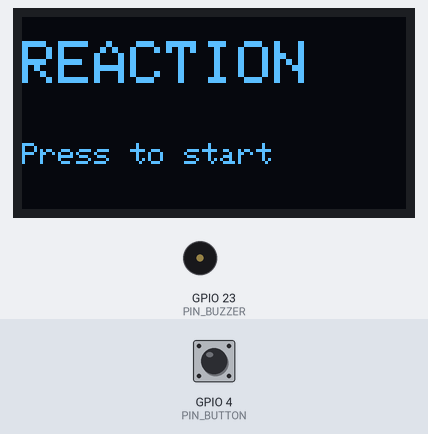
The program below on a simulated ESP32. On the bench: 128×64 one-colour display, buzzer (waves = sounding). The inputs (shaded band) are chosen by the test bench; at power-on: GPIO 4 (PIN_BUTTON) HIGH. Random numbers use the default seed unless the program sets one; what the program prints to the serial monitor is not drawn.

Above: at 1.2 s.
1.3 s: GPIO 4 (PIN_BUTTON) pulled LOW for 0.15 s
At 2.6 s:
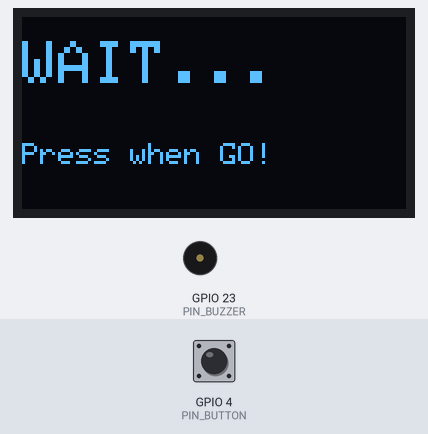
4.4 s: GPIO 4 (PIN_BUTTON) pulled LOW for 1 s
At 6.0 s:
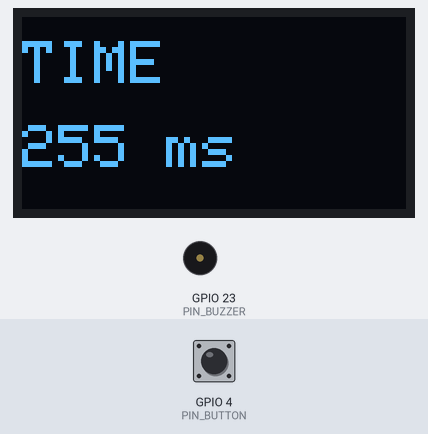
8.1 s: GPIO 4 (PIN_BUTTON) pulsed LOW 2 times (0.12 s each, 0.3 s apart)
At 9.4 s:
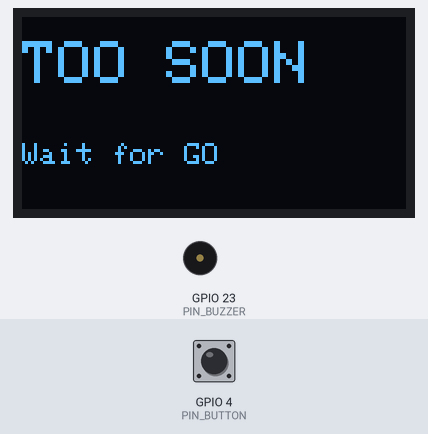
11.1 s: GPIO 4 (PIN_BUTTON) pulled LOW for 3.2 s
At 14.7 s:
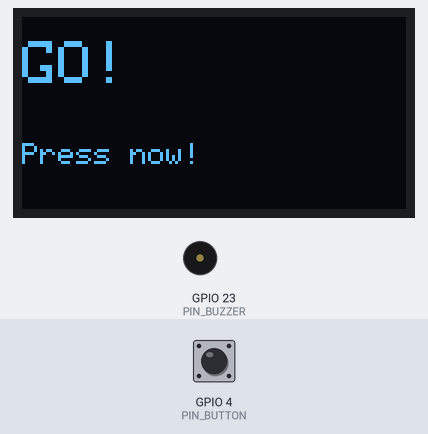
15.8 s: GPIO 4 (PIN_BUTTON) pulled LOW for 0.15 s
At 17.0 s:
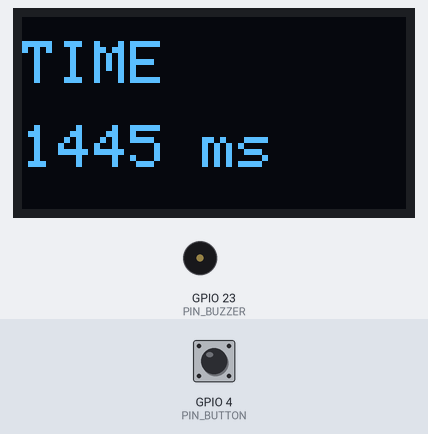
Timing chart, 0 to 18.4 s (numbered marks = the images above; inputs shaded):
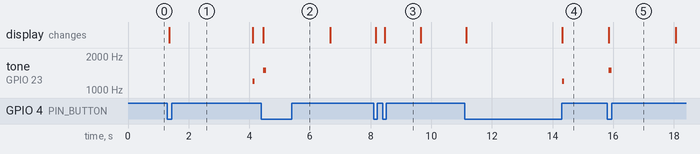

The program:

main.cpp
```cpp
#include <Adafruit_GFX.h>
#include <Adafruit_SSD1306.h>
#include <Arduino.h>
#include <Wire.h>
#include <esp_system.h>

static constexpr uint8_t PIN_BUTTON = 4;
static constexpr uint8_t PIN_BUZZER = 23;
static constexpr uint8_t PIN_SDA = 21;
static constexpr uint8_t PIN_SCL = 22;
static constexpr uint8_t OLED_WIDTH = 128;
static constexpr uint8_t OLED_HEIGHT = 64;

Adafruit_SSD1306 display(OLED_WIDTH, OLED_HEIGHT, &Wire, -1);
enum class GameState { Ready, Waiting, Timing, Result, FalseStart };
GameState gameState = GameState::Ready;
bool rawButtonState = HIGH;
bool stableButtonState = HIGH;
uint32_t buttonChangedAt = 0;
uint32_t deadline = 0;
uint32_t reactionStartedAt = 0;
uint32_t reactionMs = 0;

void initBuzzer() {
#if defined(ESP_ARDUINO_VERSION_MAJOR) && ESP_ARDUINO_VERSION_MAJOR >= 3
  ledcAttach(PIN_BUZZER, 2000, 8);
#else
  ledcSetup(0, 2000, 8);
  ledcAttachPin(PIN_BUZZER, 0);
#endif
}

void beep(uint16_t frequency, uint16_t durationMs) {
#if defined(ESP_ARDUINO_VERSION_MAJOR) && ESP_ARDUINO_VERSION_MAJOR >= 3
  ledcWriteTone(PIN_BUZZER, frequency);
#else
  ledcWriteTone(0, frequency);
#endif
  delay(durationMs);
#if defined(ESP_ARDUINO_VERSION_MAJOR) && ESP_ARDUINO_VERSION_MAJOR >= 3
  ledcWriteTone(PIN_BUZZER, 0);
#else
  ledcWriteTone(0, 0);
#endif
}

void showMessage(const char* title, const char* detail = "") {
  display.clearDisplay();
  display.setTextColor(SSD1306_WHITE);
  display.setTextSize(2);
  display.setCursor(0, 8);
  display.println(title);
  display.setTextSize(1);
  display.setCursor(0, 42);
  display.println(detail);
  display.display();
}

bool wasPressed() {
  const bool reading = digitalRead(PIN_BUTTON);
  const uint32_t now = millis();
  bool pressed = false;

  if (reading != rawButtonState) {
    rawButtonState = reading;
    buttonChangedAt = now;
  }
  if (now - buttonChangedAt >= 30 && stableButtonState != rawButtonState) {
    stableButtonState = rawButtonState;
    pressed = stableButtonState == LOW;
  }
  return pressed;
}

void startRound() {
  gameState = GameState::Waiting;
  deadline = millis() + random(1500, 4500);
  showMessage("WAIT...", "Press when GO!");
}

void setup() {
  Serial.begin(115200);
  pinMode(PIN_BUTTON, INPUT_PULLUP);
  initBuzzer();
  Wire.begin(PIN_SDA, PIN_SCL);
  randomSeed(esp_random());

  if (!display.begin(SSD1306_SWITCHCAPVCC, 0x3C) &&
      !display.begin(SSD1306_SWITCHCAPVCC, 0x3D)) {
    Serial.println("OLED not found at 0x3C or 0x3D");
    while (true) delay(1000);
  }
  Serial.println("Reaction game ready");
  showMessage("REACTION", "Press to start");
}

void loop() {
  const uint32_t now = millis();
  const bool pressed = wasPressed();

  switch (gameState) {
    case GameState::Ready:
      if (pressed) startRound();
      break;

    case GameState::Waiting:
      if (static_cast<int32_t>(now - deadline) >= 0) {
        gameState = GameState::Timing;
        reactionStartedAt = now;
        showMessage("GO!", "Press now!");
        beep(1200, 70);
        reactionStartedAt = millis();
      } else if (pressed) {
        gameState = GameState::FalseStart;
        deadline = now + 1200;
        showMessage("TOO SOON", "Wait for GO");
      }
      break;

    case GameState::Timing:
      if (pressed) {
        reactionMs = now - reactionStartedAt;
        gameState = GameState::Result;
        deadline = now + 2200;
        display.clearDisplay();
        display.setTextColor(SSD1306_WHITE);
        display.setTextSize(2);
        display.setCursor(0, 8);
        display.println("TIME");
        display.setTextSize(2);
        display.setCursor(0, 36);
        display.printf("%lu ms", static_cast<unsigned long>(reactionMs));
        display.display();
        beep(1500, 90);
        Serial.printf("Reaction time: %lu ms\n", static_cast<unsigned long>(reactionMs));
      }
      break;

    case GameState::Result:
      if (pressed || static_cast<int32_t>(now - deadline) >= 0) {
        gameState = GameState::Ready;
        showMessage("REACTION", "Press to start");
      }
      break;

    case GameState::FalseStart:
      if (static_cast<int32_t>(now - deadline) >= 0) {
        gameState = GameState::Ready;
        showMessage("REACTION", "Press to start");
      }
      break;
  }

  delay(5);
}
```

Measured:
- after the input at 1.3 s, tone on GPIO 23 (PIN_BUZZER): silent → 1200 Hz after 2.8 s, → silent 0.07 s later; the display: changes after 0.06 s (image 1)
- after the input at 4.4 s, tone on GPIO 23 (PIN_BUZZER): silent → 1500 Hz after 0.06 s, → silent 0.09 s later; the display: changes after 0.06 s (image 2)
- after the input at 8.1 s, the display: first changes after 0.06 s (image 3 shows a later state)
- after the input at 11.1 s, tone on GPIO 23 (PIN_BUZZER): silent → 1200 Hz after 3.2 s, → silent 0.07 s later; the display: first changes after 0.06 s (image 4 shows a later state)
- after the input at 15.8 s, tone on GPIO 23 (PIN_BUZZER): silent → 1500 Hz after 0.06 s, → silent 0.09 s later; the display: first differs from a run without the input after 0.06 s (image 5)
